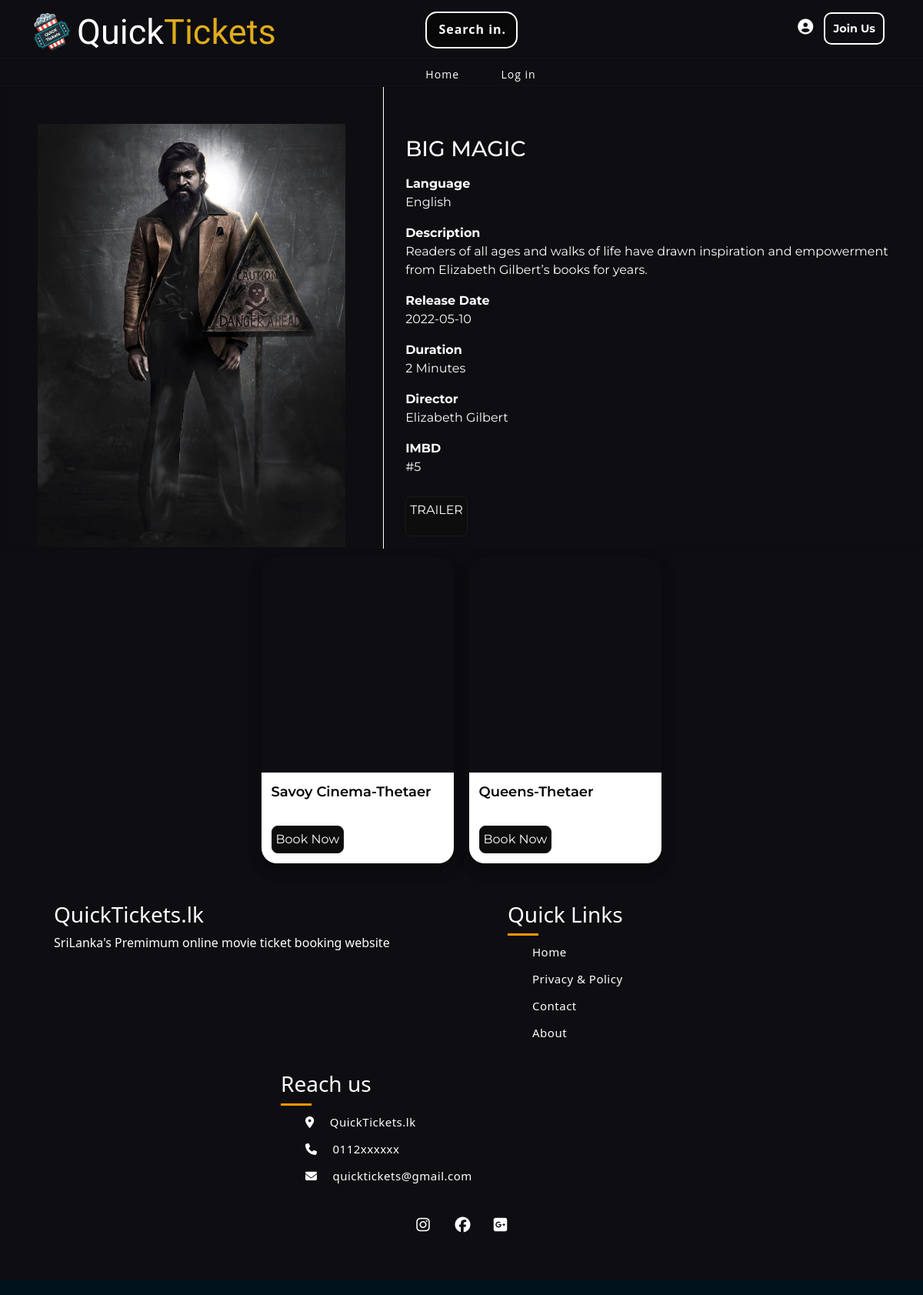
Screenshot of /views/movieDetial.php?movie_id=1 with the database file from the repository.
### tables this page shows
CREATE TABLE `movie` (
  `movie_id` int(11) NOT NULL,
  `name` varchar(50) NOT NULL,
  `release_date` date NOT NULL,
  `director_name` varchar(50) NOT NULL,
  `language` varchar(255) NOT NULL,
  `on_screening` tinyint(1) NOT NULL,
  `description` text NOT NULL,
  `url` varchar(255) NOT NULL,
  `votes` int(5) NOT NULL DEFAULT 1982,
  `imbm` int(2) NOT NULL DEFAULT 5,
  `duration` int(11) DEFAULT 120
);

CREATE TABLE `theater_owner` (
  `theater_id` int(50) NOT NULL,
  `theater_name` varchar(50) NOT NULL,
  `email` varchar(50) NOT NULL,
  `password` varchar(255) NOT NULL,
  `location` text NOT NULL,
  `contact_no` int(10) NOT NULL,
  `no_balcony_seats` int(5) NOT NULL,
  `no_odc_seats` int(5) NOT NULL,
  `no_of_box` int(5) NOT NULL,
  `open_time` datetime NOT NULL,
  `type` int(2) NOT NULL DEFAULT 2,
  `isReg` tinyint(4) NOT NULL DEFAULT 0
);

### controllers/movieController.php (called while the page is built, shortened)
<?php
require_once('connection.php');
$sql = "SELECT * FROM movie";
$movie = mysqli_query($connection,$sql);
if($movie) {
    $movieList = mysqli_fetch_all($movie,MYSQLI_ASSOC);
}
else {
    echo "Database Query Failed";
}
?>

### controllers/addMovieController.php (called while the page is built, shortened)
<?php
function executeQuery($query)
{
    require('connection.php');
    $result = mysqli_query($connection, $query);
    if ($result) {
        if (mysqli_num_rows($result) > 0) {
            $all_the_movies = array();
            while ($row = mysqli_fetch_assoc($result)) {
                $all_the_movies[] = $row;
            }
            return $all_the_movies;
        } else {
            return array();
        }
    } else {
        echo 'error';
    }
}
?>

### controllers/theatersController.php (called while the page is built, shortened)
<?php
include "../controllers/addMovieController.php";
function getTheTheater($id)
{
    $query = "SELECT * FROM theater_owner WHERE  theater_id='$id'";
    return executeQuery($query);
}
function getAllTheatersShowCorrespondingMovie($movie_id)
{
    $query = "SELECT theater_id FROM movie_theater WHERE movie_id = '$movie_id';";
    return executeQuery($query);
}
?>

### views/movieDetial.php (the view, shortened to what this page needs)
<?php
include '../controllers/theatersController.php';
require_once('../controllers/movieController.php');
$movie_id = $_GET['movie_id'];
$theaters = getAllTheatersShowCorrespondingMovie($movie_id);
$theaters_details = Array();
for ($i=0;$i<sizeof($theaters);$i++){
    $theaters_details[]=getTheTheater($theaters[$i]['theater_id']);
}
?>
<!doctype html>
<html lang="en">
<head>
    <link rel="stylesheet" href="https://unpkg.com/flickity@2/dist/flickity.min.css">
    <link href="https://cdn.jsdelivr.net/npm/bootstrap@5.2.0-beta1/dist/css/bootstrap.min.css" rel="stylesheet"
>
    <link rel="stylesheet" href="../css/header.css">
    <link rel="stylesheet" href="../css/footer.css">
    <link rel="stylesheet" href="../css/theater.css">
</head>
<body>
    <?php include '../common/header.php' ?>
    <div style="width: 1200px; margin: 0 auto; ">
        <?php foreach($movieList as $key=>$value):  ?>
        <?php if($_GET['movie_id'] == $value['movie_id']):  ?>
        <div class="card " style="background-color: #0e0d12">
            <div class="row">
                <aside class="col-sm-5 border-right" >
                    <article class="gallery-wrap" >
                        <div class="img-big-wrap mt-5 mx-5" >
                            <div > <a href="#"><img style="width: 400px; height: 550px; object-fit: cover;"
                                        src="../<?php echo $value['url']; ?>"> </a></div>
                        </div>
                    </article>
                </aside>
                <aside class="col-sm-7 text-white" style="border-left: 1px solid #fff;">
                    <article class="card-body mt-5">
                        <h3 class="title mb-3"> <?php echo $value['name']; ?>
                        </h3>
                        <dl class="item-property">
                            <dt>Language</dt>
                            <dd>
                                <p><?php echo $value['language']; ?> </p>
                            </dd>
                        </dl>
                        <dl class="item-property">
                            <dt>Description</dt>
                            <dd>
                                <p><?php echo $value['description']; ?> </p>
                            </dd>
                        </dl>
                        <dl class="param param-feature">
                            <dt>Release Date</dt>
                            <dd><?php echo $value['release_date']; ?></dd>
                        </dl>
                        <dl class="param param-feature">
                            <dt>Duration</dt>
                            <dd><?php echo $value['duration']; ?> Minutes</dd>
                        </dl>
                        <dl class="param param-feature">
                            <dt>Director</dt>
                            <dd><?php echo $value['director_name']; ?> </dd>
                        </dl>
                        <dl class="param param-feature">
                            <dt>IMBD </dt>
                            <dd>#<?php echo $value['imbm']; ?> </dd>
                        </dl>
                        <form action="" method="post" class="btn">
                           <p>TRAILER</p>
                        </form>
                    </article>
                </aside>
            </div>
        </div>
        <?php endif; ?>
        <?php endforeach; ?>
    </div>
    <div class="theaterCard">
        <?php if (sizeof($theaters_details) > 0) {
        for ($i = 0; $i < sizeof($theaters_details); $i++) {
            echo '
            <div class="my-card">
        <div class="card-content">
            <div class="img-place">
                <div id="card-img"></div>
            </div>
            <div class="card-text">
                <p>'.$theaters_details[$i][0]['theater_name'].'-Thetaer</p>
                <a href="../views/dateTimeAllocate.php?movie_id='.$movie_id.'&theater_id='.$theaters[$i]['theater_id'].'" class="btn">Book Now</a>
            </div>
        </div>
    </div>
        ';
        }
    } ?>
    </div>
    <?php include '../common/footer.php' ?>
</body>
</html>

### css/header.css (style rules this page uses)
body { font-family: 'Montserrat', sans-serif; background-color: #0e0d12; }

### css/theater.css (style rules this page uses)
* { margin: 0; padding: 0; box-sizing: border-box; }
body { background-color: #0e0d12; }
.theaterCard { display: flex; flex-wrap: wrap; width: 1200px; justify-content: center; margin: 0 auto; }
.my-card { flex-basis: auto; width: 250px; height: auto; box-shadow: 0 10px 16px 0 rgb(0 0 0 / 20%), 0 6px 20px 0 rgb(0 0 0 / 19%); border-radius: 20px; margin: 10px; border-top-left-radius: 20px; border-top-right-radius: 20px; }
.img-place { overflow: hidden; border-top-left-radius: 20px; border-top-right-radius: 20px; }
#card-img { width: 100%; height: 280px; border-top-left-radius: 20px; border-top-right-radius: 20px; background-image: url(https://media.timeout.com/images/101852201/750/422/image.jpg); background-repeat: no-repeat; background-size: cover; transition: 0.5s; }
.card-text { padding: 5%; border-bottom-left-radius: 20px; border-bottom-right-radius: 20px; background-color: #fff; color: #000; }
.card-text p { font-size: 18px; font-weight: 600; margin-bottom: 20px; }
.btn { background-color: #0d0d0d; color: #ffffff; padding: 5px; border: 1px solid #1a1a1a; border-radius: 8px; transition: 0.3s; margin-top: 10px; font-size: 16 px; }

### rows the page displays
movie: url (picture), name "BIG MAGIC", language "English", description "Readers of all ages and walks of life have drawn inspiration and empowerment from Elizabeth Gilbert’s books for years.", release_date "2022-05-10", duration "2", director_name "Elizabeth Gilbert", imbm "5"
theater_owner: theater_name "Savoy Cinema"
theater_owner: theater_name "Queens"
